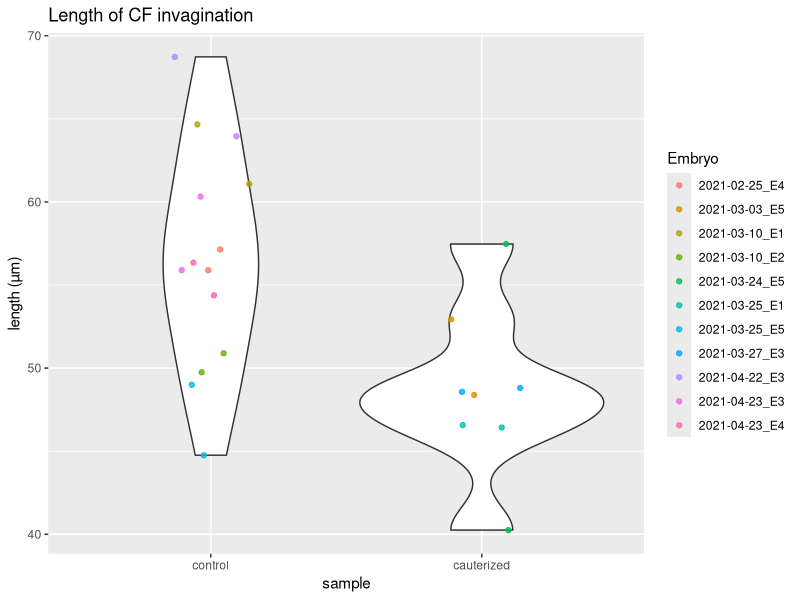
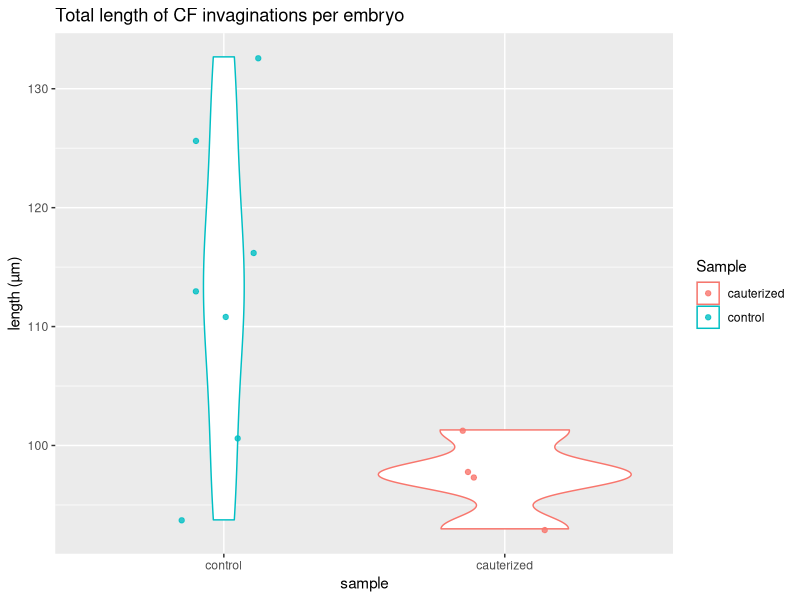
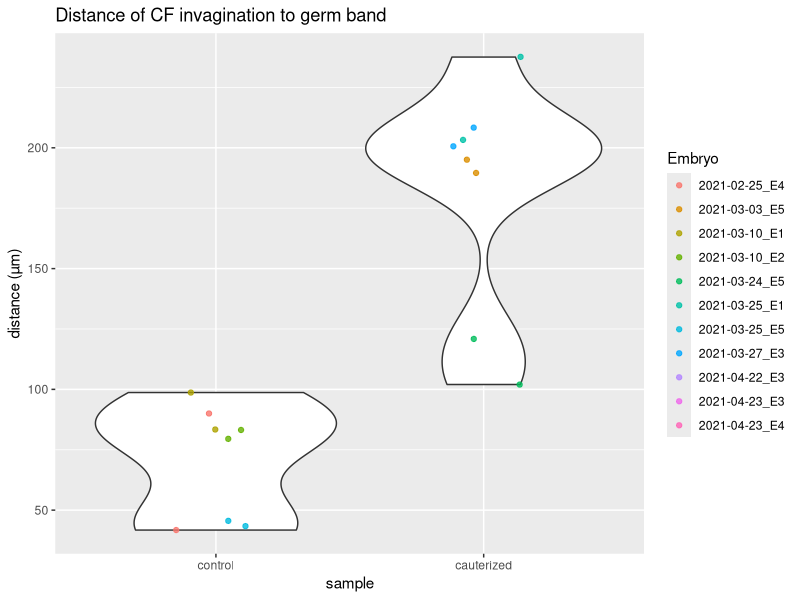
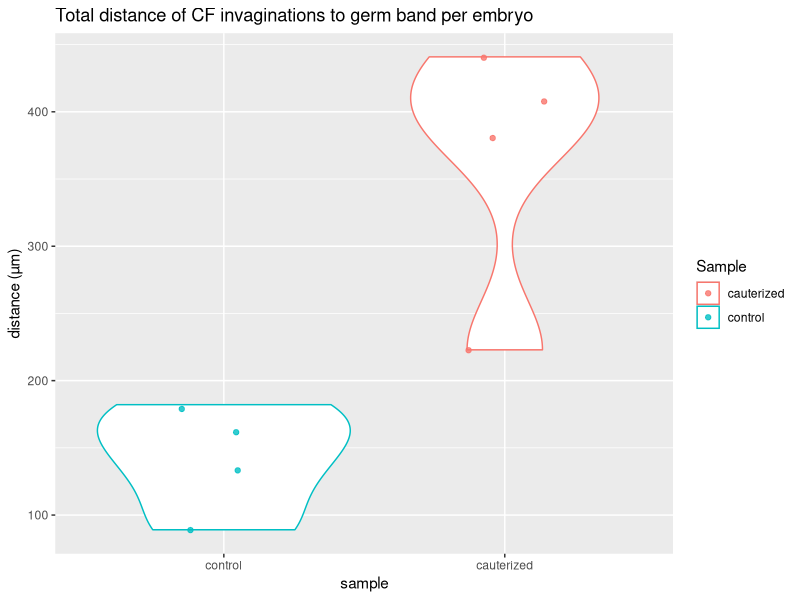
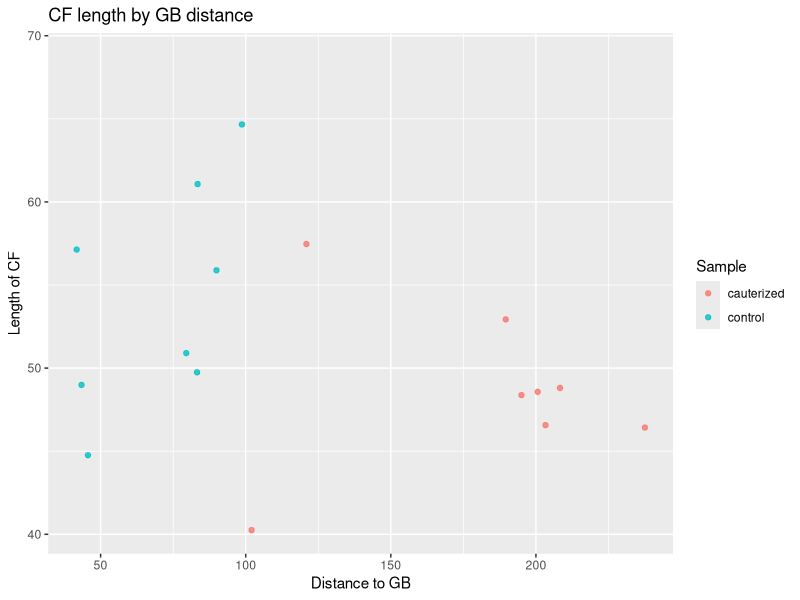
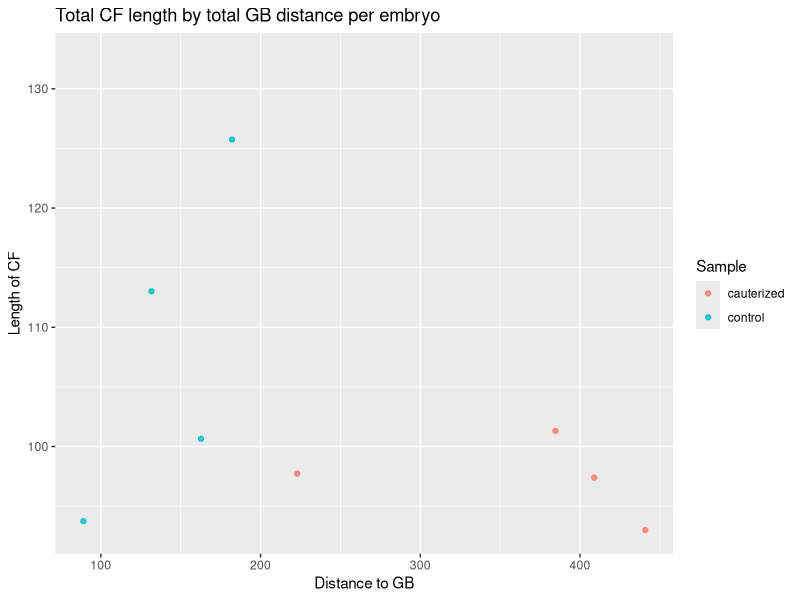
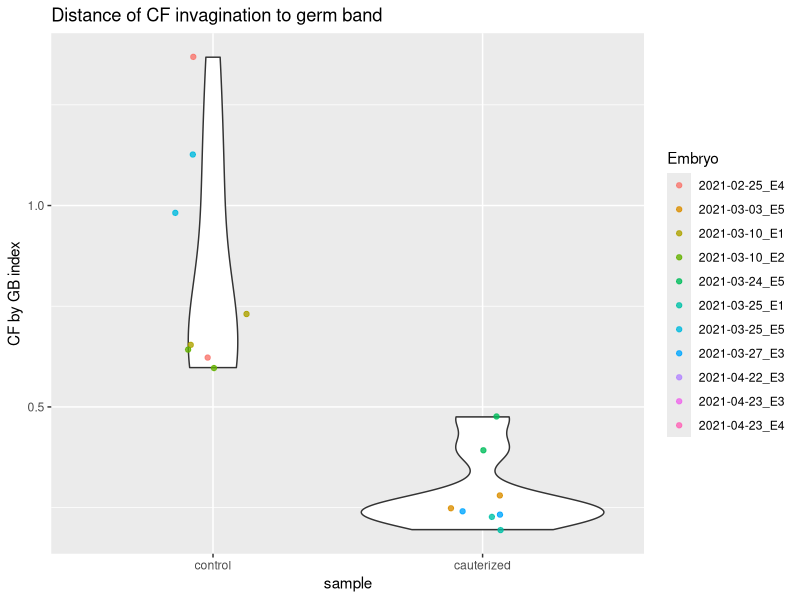
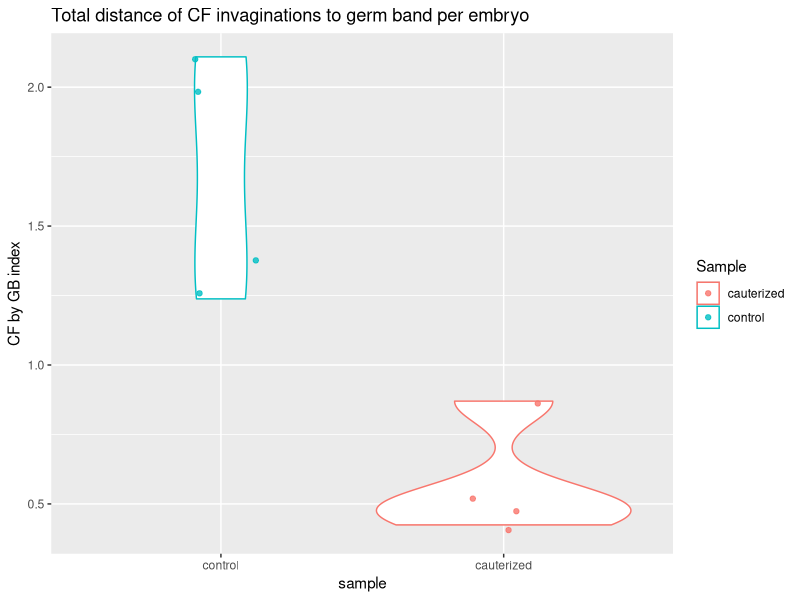

These figures' R source, in order:
## ---- chunk 1
knitr::opts_chunk$set(echo = TRUE, tidy = TRUE, cache = FALSE)
## ---- chunk 2
# Load raw ROI measurements from ImageJ
results <- read.csv("1-wt/Lengths.csv")

# Add CF by GB index
results$CFbyGB <- results$Length / results$Distance

# Calculate summaries per sample
summary(results[results$Sample == "control", c("Length")])
summary(results[results$Sample == "cauterized", c("Length")])

# Sum total CF length per embryo
totalcf <- aggregate(results$Length, list(results$Embryo), sum)
colnames(totalcf) <- c("Embryo", "Length")

# Sum total GB length per embryo
totalgb <- aggregate(results$Distance, list(results$Embryo), sum)
colnames(totalgb) <- c("Embryo", "Distance")

# Sum total CF by GB per embryo
totalby <- aggregate(results$CFbyGB, list(results$Embryo), sum)
colnames(totalby) <- c("Embryo", "CFbyGB")

# Get sample information
samples <- unique(results[, c("Embryo", "Sample")])

# Merge datasets
total <- merge(totalcf, totalgb, by = "Embryo", all.x = TRUE)
total <- merge(total, totalby, by = "Embryo", all.x = TRUE)
total <- merge(total, samples, by = "Embryo", all.x = TRUE)
## ---- chunk 3
# Load ggplot
library(ggplot2)

# Plot length of cephalic furrow invaginations
ggplot(results, aes(factor(Sample, level = c("control", "cauterized")), Length)) + geom_violin() + geom_jitter(alpha = 0.8, width = 0.15, aes(colour = Embryo)) +
  labs(title = "Length of CF invagination", x = "sample", y = "length (µm)")
ggsave("wt-cf-length.png")

# Plot total length of cephalic furrow invagination per embryo
ggplot(total, aes(factor(Sample, level = c("control", "cauterized")), Length, colour = Sample)) +
  geom_violin() + geom_jitter(alpha = 0.8, width = 0.15) +
  labs(title = "Total length of CF invaginations per embryo", x = "sample", y = "length (µm)")
ggsave("wt-total-length.png")

# Plot distance of cephalic furrow invaginations to germ band
ggplot(results, aes(factor(Sample, level = c("control", "cauterized")), Distance)) + geom_violin() + geom_jitter(alpha = 0.8, width = 0.15, aes(colour = Embryo)) +
  labs(title = "Distance of CF invagination to germ band", x = "sample", y = "distance (µm)")
ggsave("wt-gb-distance.png")

# Plot total distance of cephalic furrow invagination per embryo
ggplot(total, aes(factor(Sample, level = c("control", "cauterized")), Distance, colour = Sample)) +
  geom_violin() + geom_jitter(alpha = 0.8, width = 0.15) +
  labs(title = "Total distance of CF invaginations to germ band per embryo", x = "sample", y = "distance (µm)")
ggsave("wt-total-distance.png")

# Correlation between CF length and GB distance
ggplot(results, aes(Distance, Length)) + geom_point(alpha = 0.8, aes(colour = Sample)) +
  labs(title = "CF length by GB distance", x = "Distance to GB", y = "Length of CF")
with(results, cor(Length, Distance))
ggsave("wt-cfgb-correlation.png")
ggplot(total, aes(Distance, Length)) + geom_point(alpha = 0.8, aes(colour = Sample)) +
  labs(title = "Total CF length by total GB distance per embryo", x = "Distance to GB", y = "Length of CF")
with(total, cor(Length, Distance))
ggsave("wt-total-correlation.png")

# Plot CF to GB index
ggplot(results, aes(factor(Sample, level = c("control", "cauterized")), CFbyGB)) + geom_violin() + geom_jitter(alpha = 0.8, width = 0.15, aes(colour = Embryo)) +
  labs(title = "Distance of CF invagination to germ band", x = "sample", y = "CF by GB index")
#ggsave("wt-cfgb-index.png")

# Plot total distance of cephalic furrow invagination per embryo
ggplot(total, aes(factor(Sample, level = c("control", "cauterized")), CFbyGB, colour = Sample)) +
  geom_violin() + geom_jitter(alpha = 0.8, width = 0.15) +
  labs(title = "Total distance of CF invaginations to germ band per embryo", x = "sample", y = "CF by GB index")
#ggsave("wt-total-distance.png")
